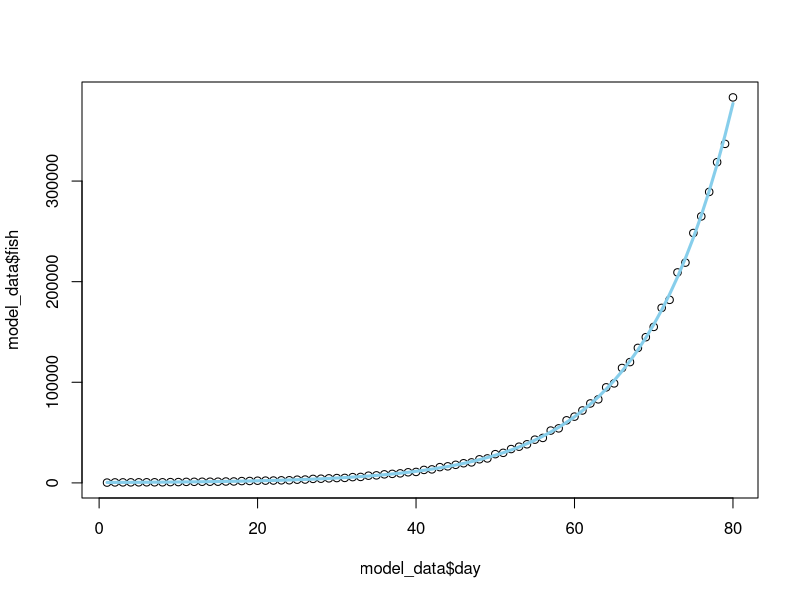
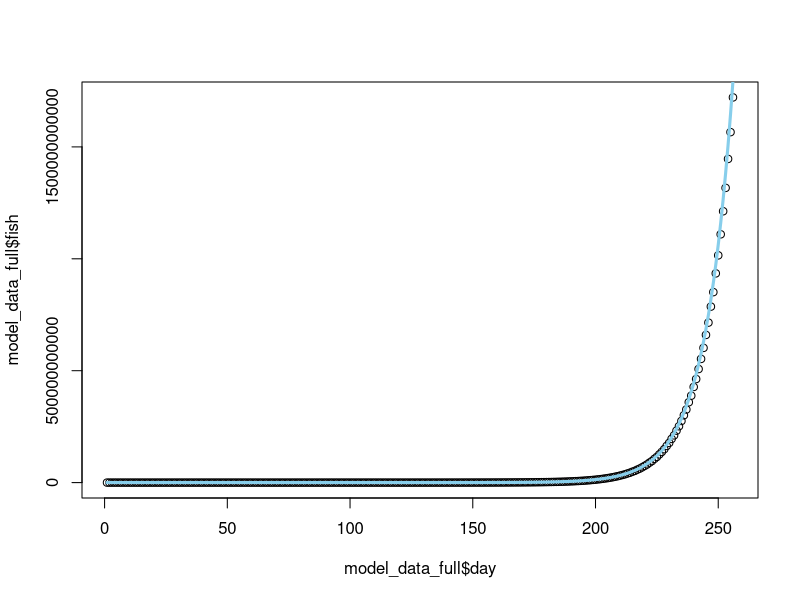

Reproduce these figures in R, in order.
library(tidyverse)

#setting up data
data <- read.csv('06/day-06-input.csv',header=FALSE)
data <- data.frame(do.call('rbind', strsplit(as.character(data$V1),',')))
data <- t(data)
colnames(data) <- "x"
data<- as.integer(data)
data_master <- data

#Part 1
#Rules
#Count number of 0
#Decrease every number by 1 except 0 -> 6
# Add new rows of 8 for each 0
update_num <- function(x){
  if(x == 0){x <- 6}
  else{x <- x-1}
  return(as.integer(x))
}

#Part 1
test <- NULL
count <- NULL
model_data <- array()


for(day in 1:80){
  print(day)
  new <- sum(data==0)
  data <- sapply(data, function(x) update_num(x))
  new_rows <- (seq(8,8, length.out = new))
  data <- c(data,new_rows)
  model_data[day] <- length(data)
  count <- c(count,sum(data==0))
}

#Answer 1
print(length(data))

#Part 2
data <- data_master
new_fish <- c(sum(data == 0),
        sum(data == 1),
        sum(data == 2),
         sum(data == 3),
         sum(data == 4),
         sum(data == 5),
         sum(data == 6),
          0,
          0) %>% as.integer()

fish <- (seq(0,0, length.out = 7))
count <- as.data.frame(count)
model_data_full <- array()

for(day in 1:256){
  
  new <- fish[1]
  old <- new_fish[1]
  
  for (i in 1:6){
    fish[i] <- fish[i+1]
  }

  for (i in 1:8){
    new_fish[i] <- new_fish[i+1]
  }
  
  fish[7] <- new + old
  new_fish[9] <- new + old
  count[day,2] <- (fish[1] + new_fish[1])
  model_data_full[day] <- sum(fish) + sum(new_fish)
}

#Part 2 Answer
answer2 <- sum(fish) + sum(new_fish)
options(scipen = 100, digits = 4)
print(sum(fish) + sum(new_fish))
  
#### Just for 'fun' ########
#build exponential model to fit data

model_data <- cbind(1:80,model_data)
colnames(model_data) <- c("day","fish")
model_data <- as.data.frame(model_data)

# Select an approximate $\theta$, since theta must be lower than min(y), and greater than zero
theta.0 <- min(model_data$fish) * 0.5  

# Estimate the rest parameters using a linear model
model.0 <- lm(log(fish - theta.0) ~ day, model_data) 
alpha.0 <- exp(coef(model.0)[1])
beta.0 <- coef(model.0)[2]

# Starting parameters
start <- list(alpha = alpha.0, beta = beta.0, theta = theta.0)
start

model <- nls(fish ~ alpha * exp(beta * day) + theta , data = model_data, start = start)

# Plot fitted curve
plot(model_data$day, model_data$fish)
lines(model_data$day, predict(model, list(day = model_data$day)), col = 'skyblue', lwd = 3)

#plot model on full data
model_data_full <- cbind(1:256,model_data_full)
colnames(model_data_full) <- c("day","fish")
model_data_full <- as.data.frame(model_data_full)
plot(model_data_full$day, model_data_full$fish)
lines(model_data_full$day, predict(model, list(day = model_data_full$day)), col = 'skyblue', lwd = 3)

options(scipen = 100, digits = 4)
predicted_answer <- predict(model, list(day=256))

difference <- abs((answer2 - predicted_answer) / answer2)
print(difference)
#close but not good enough :(